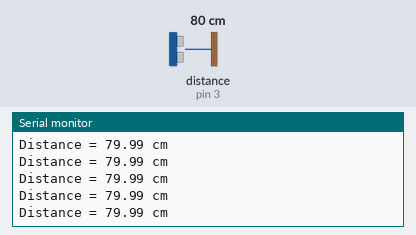
Bench run of a sketch on a simulated Arduino Uno, built with avr-gcc and run on an emulated ATmega328P. Parts: the last lines printed to the serial monitor. Inputs (shaded band) come from the test bench; at power-on: distance to the obstacle (sensor on pin 3) 80 cm. The echo pulse lasts 58.3 µs per cm.

Above: at 1.2 s.
1.3 s: distance to the obstacle (sensor on pin 3) set to 60 cm
At 1.35 s:
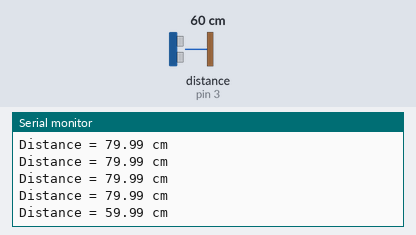
4.3 s: distance to the obstacle (sensor on pin 3) set to 9 cm
At 4.3 s:
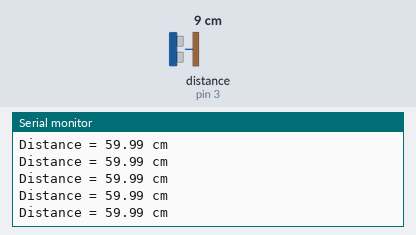
7.3 s: distance to the obstacle (sensor on pin 3) set to 60 cm
At 7.35 s:
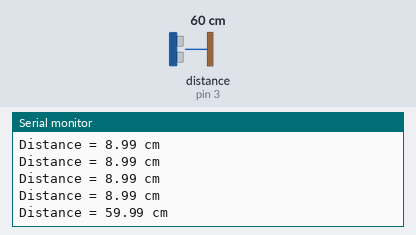
10.3 s: distance to the obstacle (sensor on pin 3) set to 9 cm
At 10.36 s:
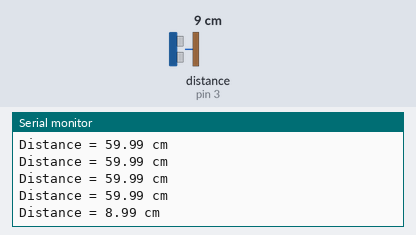
Timing chart, 0 to 13.3 s (numbered marks = the images above; inputs shaded):
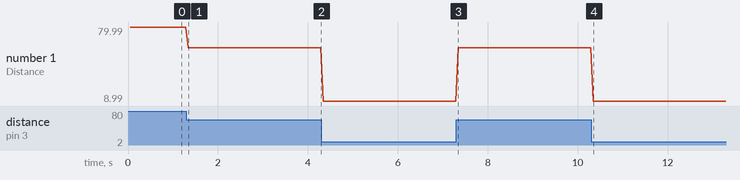

The sketch:

ultarasonic.ino
```cpp
/* HC-SR04 ultrasonic distance sensor with NewPing library example code. More info: www.makerguides.com */

// Include the library:
#include <NewPing.h>

// Define pins and max distance:
#define trigPin  2
#define echoPin  3
#define MAX_DISTANCE 350 // Maximum distance we want to ping for (in centimeters). Maximum sensor distance is rated at 400-500cm.

NewPing sonar(trigPin, echoPin, MAX_DISTANCE); // NewPing setup of pins and maximum distance.
float duration, distance;

void setup() {
  Serial.begin(9600); // Open serial monitor at 9600 baud to see ping results.
}

void loop() {
  delay(50); // Wait 50ms between pings (about 20 pings/sec). 29ms should be the shortest delay between pings.

  duration = sonar.ping();
  distance = (duration / 2) * 0.0343;

  Serial.print("Distance = ");
  Serial.print(distance); // Distance will be 0 when out of set max range.
  Serial.println(" cm");
}
```

Measured:
- after the input at 1.3 s, the serial monitor: prints a new line at once (image 1)
- after the input at 7.3 s, the serial monitor: prints a new line at once (image 3)
- after the input at 10.3 s, the serial monitor: prints a new line after 0.05 s (image 4)
- plotted number 1: 79.99 → 59.99 after the input at 1.3 s, 59.99 → 8.99 after the input at 4.3 s, 8.99 → 59.99 after the input at 7.3 s, 59.99 → 8.99 after the input at 10.3 s
